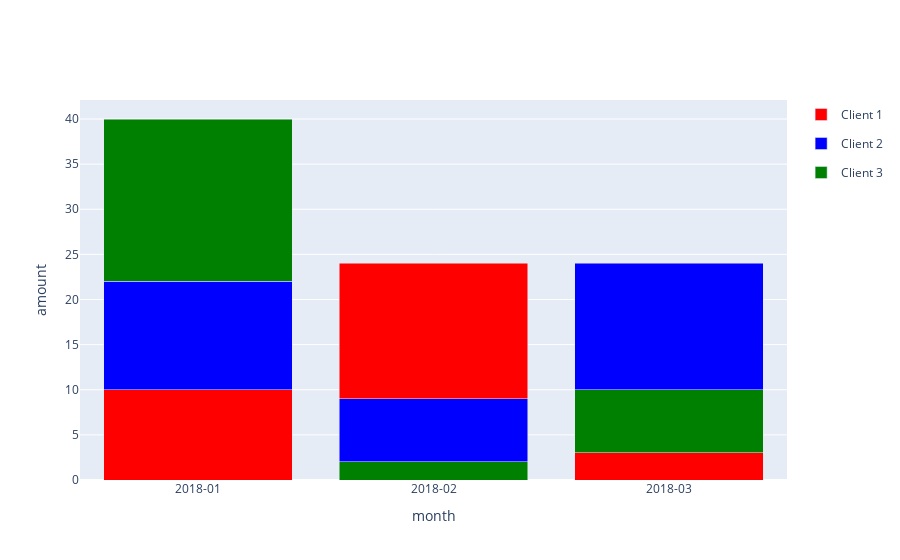

Notebook code cell kept with this figure:
### Code cell
import plotly.graph_objects as go
import pandas as pd
import numpy as np

# data
df = pd.DataFrame({'Date': ['2018-01', '2018-02', '2018-03'],
                   'Client 1': [10, 15, 3],
                   'Client 2': [12, 7, 14],
                   'Client 3': [18, 2, 7]})

# colors
colors = {'Client 1': 'red',
          'Client 2': 'blue',
          'Client 3': 'green'}

# traces
data = []

# loop across the different rows
for i in range(df.shape[0]):

    # for each row, order the columns based on
    # their values from smallest to largest
    ordered_columns = df.columns[1:][np.argsort(df.iloc[i, 1:].values)]

    # add a separate trace for each column,
    # ordered from smallest to largest
    for column in ordered_columns:

        data.append(go.Bar(x=[df['Date'][i]],
                           y=[df[column][i]],
                           marker=dict(color=colors[column]),
                           name=column,
                           legendgroup=column,
                           showlegend=i == 0)) # show the legend only once for each column

# layout
layout = dict(barmode='stack',
              yaxis={'title': 'amount'},
              xaxis={'type': 'category', 'title': 'month'})

# figure
fig = go.Figure(data=data, layout=layout)

fig.show()

### Figure 1 — Plotly figure (JSON) as saved in the notebook; plotly's stock layout.template omitted (floating-point values rounded to 4 significant figures)
{"data": [{"legendgroup": "Client 1", "marker": {"color": "red"}, "name": "Client 1", "showlegend": true, "type": "bar", "x": ["2018-01"], "y": [10]}, {"legendgroup": "Client 2", "marker": {"color": "blue"}, "name": "Client 2", "showlegend": true, "type": "bar", "x": ["2018-01"], "y": [12]}, {"legendgroup": "Client 3", "marker": {"color": "green"}, "name": "Client 3", "showlegend": true, "type": "bar", "x": ["2018-01"], "y": [18]}, {"legendgroup": "Client 3", "marker": {"color": "green"}, "name": "Client 3", "showlegend": false, "type": "bar", "x": ["2018-02"], "y": [2]}, {"legendgroup": "Client 2", "marker": {"color": "blue"}, "name": "Client 2", "showlegend": false, "type": "bar", "x": ["2018-02"], "y": [7]}, {"legendgroup": "Client 1", "marker": {"color": "red"}, "name": "Client 1", "showlegend": false, "type": "bar", "x": ["2018-02"], "y": [15]}, {"legendgroup": "Client 1", "marker": {"color": "red"}, "name": "Client 1", "showlegend": false, "type": "bar", "x": ["2018-03"], "y": [3]}, {"legendgroup": "Client 3", "marker": {"color": "green"}, "name": "Client 3", "showlegend": false, "type": "bar", "x": ["2018-03"], "y": [7]}, {"legendgroup": "Client 2", "marker": {"color": "blue"}, "name": "Client 2", "showlegend": false, "type": "bar", "x": ["2018-03"], "y": [14]}], "layout": {"barmode": "stack", "xaxis": {"title": {"text": "month"}, "type": "category"}, "yaxis": {"title": {"text": "amount"}}}}
